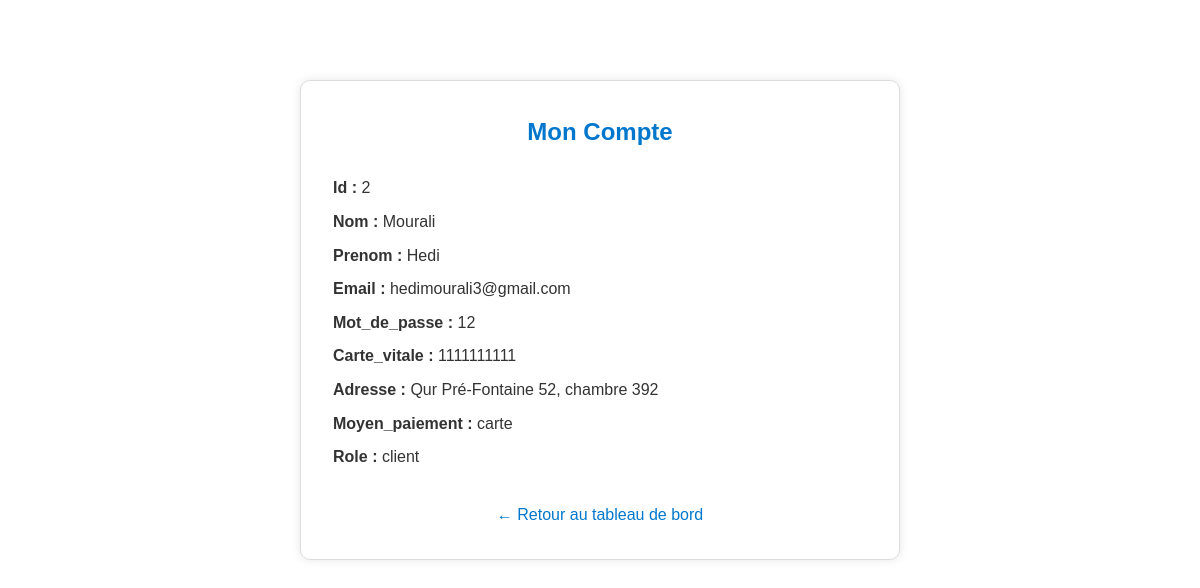
/client_dashboard.php (signed in), run on the app's committed database.
### tables this page shows
CREATE TABLE IF NOT EXISTS `client` (
  `id` int NOT NULL AUTO_INCREMENT,
  `nom` varchar(100) NOT NULL,
  `prenom` varchar(100) NOT NULL,
  `email` varchar(150) NOT NULL,
  `mot_de_passe` varchar(255) NOT NULL,
  `carte_vitale` varchar(100) DEFAULT NULL,
  `adresse` text,
  `moyen_paiement` text,
  `role` enum('client','admin') NOT NULL DEFAULT 'client',
  PRIMARY KEY (`id`),
  UNIQUE KEY `email` (`email`)
);

### client_dashboard.php (the view, shortened to what this page needs)
<?php
$conn = new mysqli("localhost", "root", "", "medicare");
$id_client = $_SESSION['id'];
$sql = "SELECT * FROM client WHERE id = ?";
$stmt = $conn->prepare($sql);
$stmt->bind_param("i", $id_client);
$stmt->execute();
$result = $stmt->get_result();
$client = $result->fetch_assoc();
?>
<!DOCTYPE html>
<html lang="fr">
<head>
    <link rel="stylesheet" href="style.css">
</head>
<body>
    <div class="account-container">
        <h2>Mon Compte</h2>
        <?php foreach ($client as $champ => $valeur): ?>
            <p><strong><?= ucfirst(htmlspecialchars($champ)) ?> :</strong> <?= htmlspecialchars($valeur) ?></p>
        <?php endforeach; ?>
        <a href="index.php">← Retour au tableau de bord</a>
    </div>
</body>
</html>

### style.css (style rules this page uses)
* { box-sizing: border-box; margin: 0; padding: 0; }
body { font-family: 'Poppins', sans-serif; background-color: #fff; color: #111; line-height: 1.6; }

### client_dashboard.php (style rules this page uses)
.account-container { max-width: 600px; margin: 80px auto; padding: 2rem; border: 1px solid #ddd; border-radius: 10px; background-color: #ffffff; box-shadow: 0 0 10px rgba(0, 0, 0, 0.1); }
.account-container h2 { text-align: center; color: #0077cc; margin-bottom: 1.5rem; }
.account-container p { font-size: 1rem; margin: 0.5rem 0; color: #333; }
.account-container a { display: block; text-align: center; margin-top: 2rem; color: #0077cc; text-decoration: none; }

### data on the page
client: id "2", nom "Mourali", prenom "Hedi", email "hedimourali3@gmail.com", mot_de_passe "12", carte_vitale "1111111111", adresse "Qur Pré-Fontaine 52, chambre 392", moyen_paiement "carte", role "client"

### other printed values
$champ "Id"
$champ "Nom"
$champ "Prenom"
$champ "Email"
$champ "Mot_de_passe"
$champ "Carte_vitale"
$champ "Adresse"
$champ "Moyen_paiement"
$champ "Role"
